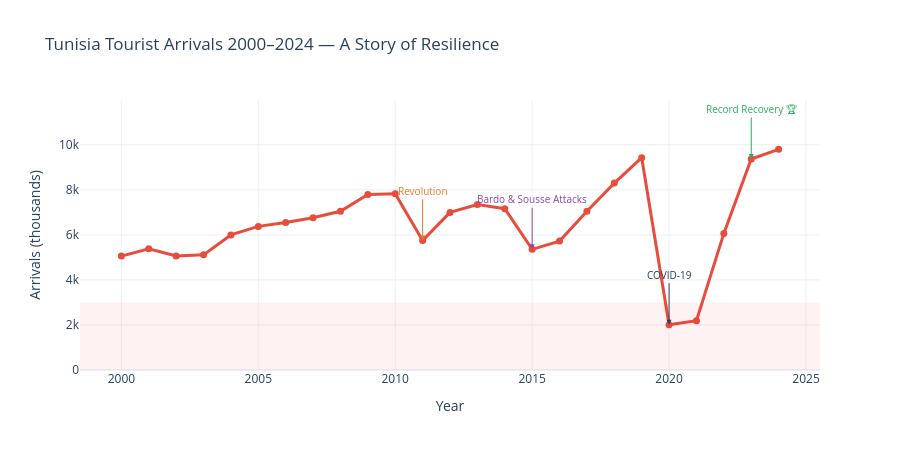

Write notebook code for a chart like this one.
### Code cell
# ── Chart 1: Arrivals over time with crisis annotations 
fig = go.Figure()

fig.add_trace(go.Scatter(
    x=annual['year'], y=annual['arrivals_thousands'],
    mode='lines+markers',
    line=dict(color='#E74C3C', width=3),
    marker=dict(size=7, color='#E74C3C'),
    name='Arrivals (thousands)',
    hovertemplate='<b>%{x}</b><br>Arrivals: %{y:,.0f}K<extra></extra>'
))

# Annotations des crises 
events = {
    2011: ('Revolution', '#E67E22'),
    2015: ('Bardo & Sousse\nAttacks', '#8E44AD'),
    2020: ('COVID-19', '#2C3E50'),
    2023: ('Record\nRecovery 🏆', '#27AE60')
}
for yr, (label, color) in events.items():
    val = annual.loc[annual['year']==yr, 'arrivals_thousands'].values
    if len(val):
        fig.add_annotation(x=yr, y=val[0], text=label,
            showarrow=True, arrowhead=2, arrowcolor=color,
            font=dict(size=10, color=color), ax=0, ay=-50)

fig.add_hrect(y0=0, y1=3000, fillcolor='red', opacity=0.05, line_width=0)

fig.update_layout(
    title='Tunisia Tourist Arrivals 2000–2024 — A Story of Resilience',
    xaxis_title='Year', yaxis_title='Arrivals (thousands)',
    template='plotly_white', height=450,
    hovermode='x unified'
)
fig.show()

### Figure 1 — Plotly figure (JSON) as saved in the notebook; plotly's stock layout.template omitted (floating-point values rounded to 4 significant figures)
{"data": [{"hovertemplate": "<b>%{x}</b><br>Arrivals: %{y:,.0f}K<extra></extra>", "line": {"color": "#E74C3C", "width": 3}, "marker": {"color": "#E74C3C", "size": 7}, "mode": "lines+markers", "name": "Arrivals (thousands)", "type": "scatter", "x": [2000, 2001, 2002, 2003, 2004, 2005, 2006, 2007, 2008, 2009, 2010, 2011, 2012, 2013, 2014, 2015, 2016, 2017, 2018, 2019, 2020, 2021, 2022, 2023, 2024], "y": [5058, 5387, 5064, 5114, 5998, 6378, 6550, 6762, 7050, 7797, 7828, 5746, 6999, 7352, 7163, 5359, 5724, 7052, 8299, 9429, 2012, 2187, 6067, 9370, 9800]}], "layout": {"annotations": [{"arrowcolor": "#E67E22", "arrowhead": 2, "ax": 0, "ay": -50, "font": {"color": "#E67E22", "size": 10}, "showarrow": true, "text": "Revolution", "x": 2011, "y": 5746}, {"arrowcolor": "#8E44AD", "arrowhead": 2, "ax": 0, "ay": -50, "font": {"color": "#8E44AD", "size": 10}, "showarrow": true, "text": "Bardo & Sousse\nAttacks", "x": 2015, "y": 5359}, {"arrowcolor": "#2C3E50", "arrowhead": 2, "ax": 0, "ay": -50, "font": {"color": "#2C3E50", "size": 10}, "showarrow": true, "text": "COVID-19", "x": 2020, "y": 2012}, {"arrowcolor": "#27AE60", "arrowhead": 2, "ax": 0, "ay": -50, "font": {"color": "#27AE60", "size": 10}, "showarrow": true, "text": "Record\nRecovery 🏆", "x": 2023, "y": 9370}], "height": 450, "hovermode": "x unified", "shapes": [{"fillcolor": "red", "line": {"width": 0}, "opacity": 0.05, "type": "rect", "x0": 0, "x1": 1, "xref": "x domain", "y0": 0, "y1": 3000, "yref": "y"}], "title": {"text": "Tunisia Tourist Arrivals 2000–2024 — A Story of Resilience"}, "xaxis": {"title": {"text": "Year"}}, "yaxis": {"title": {"text": "Arrivals (thousands)"}}}}
